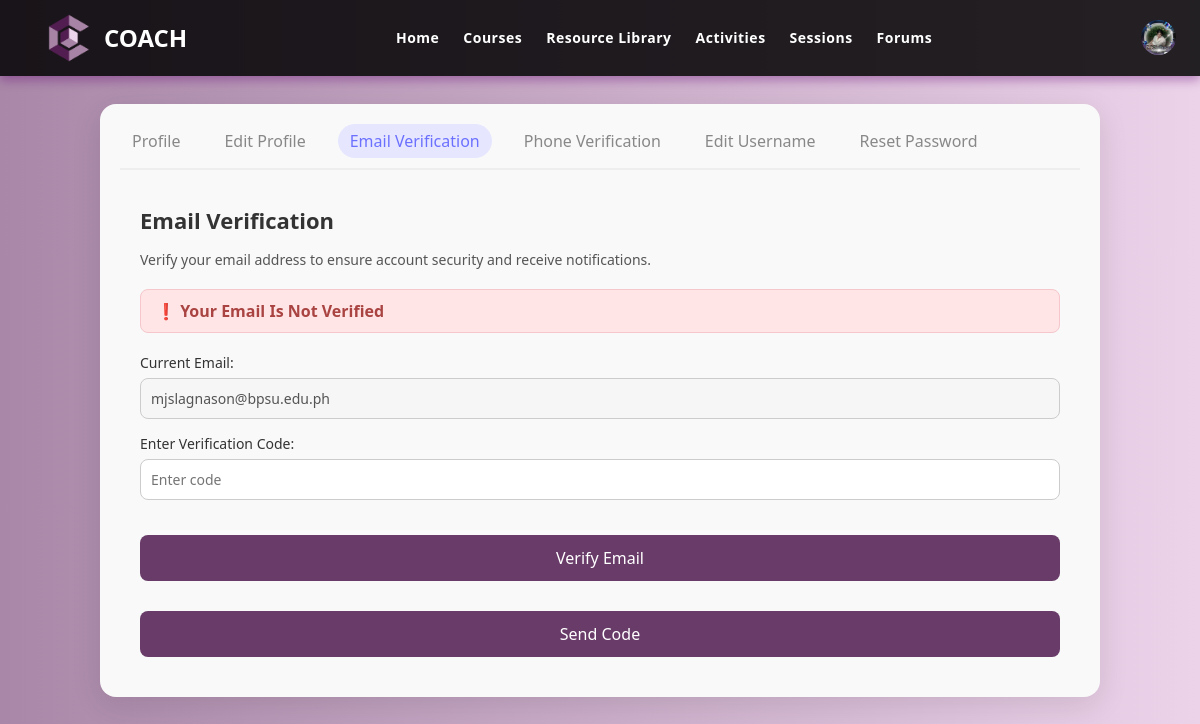
Screenshot of /mentee/verify-email.php (signed in) with the database file from the repository.
### tables this page shows
CREATE TABLE `users` (
  `user_id` int(11) NOT NULL,
  `username` varchar(70) NOT NULL,
  `password` varchar(255) NOT NULL,
  `user_type` enum('Mentee','Mentor','Admin','Super Admin') NOT NULL,
  `first_name` varchar(100) DEFAULT NULL,
  `last_name` varchar(100) DEFAULT NULL,
  `email` varchar(80) NOT NULL,
  `icon` varchar(200) DEFAULT NULL,
  `dob` date DEFAULT NULL,
  `gender` varchar(30) DEFAULT NULL,
  `contact_number` varchar(100) DEFAULT NULL,
  `mentored_before` varchar(20) DEFAULT NULL,
  `mentoring_experience` text DEFAULT NULL,
  `area_of_expertise` varchar(100) DEFAULT NULL,
  `resume` varchar(200) DEFAULT NULL,
  `certificates` varchar(200) DEFAULT NULL,
  `assessment_score` int(20) DEFAULT NULL,
  `status` varchar(60) DEFAULT NULL,
  `reason` text DEFAULT NULL,
  `email_verification` varchar(50) DEFAULT NULL,
  `contact_verification` varchar(50) DEFAULT NULL,
  `full_address` varchar(100) DEFAULT NULL,
  `student` varchar(20) DEFAULT NULL,
  `student_year_level` varchar(30) DEFAULT NULL,
  `occupation` varchar(40) DEFAULT NULL,
  `to_learn` text DEFAULT NULL
);

### mentee/verify-email.php (the view, shortened to what this page needs)
<?php
require '../connection/db_connection.php';
$username = $_SESSION['username'];
$sql = "SELECT first_name, last_name, username, email, email_verification, icon
        FROM users WHERE username = ?";
$stmt = $conn->prepare($sql);
$stmt->bind_param("s", $username);
$stmt->execute();
$result = $stmt->get_result();
if ($result->num_rows > 0) {
    $row = $result->fetch_assoc();
    $email = $row['email'];
    $email_verification = $row['email_verification'];
    $menteeIcon = $row['icon'];
} else {
    echo "User not found.";
    exit();
}
?>
<!DOCTYPE html>
<html lang="en">
<head>
  <link rel="stylesheet" href="css/navbar.css" />
  <link rel="stylesheet" href="css/verify-email.css" />
</head>
<body>
     <section class="background" id="home">
        <nav class="navbar">
          <div class="logo">
            <img src="../uploads/img/LogoCoach.png" alt="Logo">
            <span>COACH</span>
          </div>
          <div class="nav-center">
        <ul class="nav_items" id="nav_links">
          <li><a href="home.php">Home</a></li>
          <li><a href="course.php">Courses</a></li>
          <li><a href="resourcelibrary.php">Resource Library</a></li>
          <li><a href="activities.php">Activities</a></li>
          <li><a href="forum-chat.php">Sessions</a></li>
          <li><a href="group-chat.php">Forums</a></li>
        </ul>
      </div>
          <div class="nav-profile">
  <a href="#" id="profile-icon">
    <?php if (!empty($menteeIcon)): ?>
      <img src="<?php echo htmlspecialchars($menteeIcon); ?>" alt="User Icon" style="width: 35px; height: 35px; border-radius: 50%;">
    <?php else: ?>
      <ion-icon name="person-circle-outline" style="font-size: 35px;"></ion-icon>
    <?php endif; ?>
  </a>
</div>
        </nav>
    </section>
    <main class="profile-container">
    <nav class="tabs">
      <button onclick="window.location.href='profile.php'">Profile</button>
      <button onclick="window.location.href='edit-profile.php'">Edit Profile</button>
      <button class="active" onclick="window.location.href='verify-email.php'">Email Verification</button>
      <button onclick="window.location.href='verify-phone.php'">Phone Verification</button>
      <button onclick="window.location.href='edit-username.php'">Edit Username</button>
      <button onclick="window.location.href='reset-password.php'">Reset Password</button>
    </nav>
    <div class="container">
      <h2>Email Verification</h2>
      <p>Verify your email address to ensure account security and receive notifications.</p>
      <?php if ($email_verification !== 'Active') : ?>
  <div style="background-color: #ffe5e5; color: #a94442; border: 1px solid #f5c6cb; padding: 10px 15px; border-radius: 8px; margin-bottom: 20px;">
    <strong>❗ Your Email Is Not Verified</strong>
  </div>
<?php else : ?>
  <div style="background-color: #d4edda; color: #155724; border: 1px solid #c3e6cb; padding: 10px 15px; border-radius: 8px; margin-bottom: 20px;">
    ✅ Your Email Is Verified
  </div>
<?php endif; ?>
      <form method="POST">
        <label>
          Current Email:
          <input type="email" style="text-transform: none" value="<?php echo htmlspecialchars($email); ?>" disabled>
        </label>
        <label>
          Enter Verification Code:
          <input type="text" name="code" placeholder="Enter code" required>
        </label>
        <button type="submit" name="verify_code">Verify Email</button>
      </form>
      <form method="POST" class="code-buttons">
        <button type="submit" name="send_code" id="sendBtn">Send Code</button>
      </form>
    </div>
  </main>
</body>
</html>

### mentee/css/navbar.css (style rules this page uses)
* { box-sizing: border-box; margin: 0; padding: 0; text-transform: capitalize; }
body { color: #260037; font-family: "Merriweather", serif; }
.navbar { width: 100%; padding: 0.8rem 1.5rem; display: flex; justify-content: space-between; align-items: center; position: fixed; top: 0; z-index: 10; background-color: rgba(0, 0, 0, 0.85); font-family: "Ubuntu", sans-serif; box-shadow: 0 4px 10px rgba(101, 5, 116, 0.4); }
.logo { font-size: 1.5em; font-weight: 600; color: #ffffff; display: flex; align-items: center; margin-left: 20px; }
.logo img { width: 50px; margin-right: 10px; }
.nav-center { flex-grow: 1; display: flex; justify-content: center; }
.nav_items { display: flex; justify-content: center; align-items: center; gap: 1.5rem; }
.nav_items li { list-style: none; }
.nav_items li a { text-decoration: none; font-size: 14px; font-weight: 600; color: #ffffff; letter-spacing: 0.5px; transition: 0.3s; }
.nav_items li a::after { content: ''; width: 0; height: 2px; background-color: #64009e; display: block; margin: auto; transition: 0.5s; }
.nav-profile a { color: white; font-size: 30px; display: flex; align-items: center; }

### mentee/css/verify-email.css (style rules this page uses)
* { margin: 0; padding: 0; box-sizing: border-box; font-family: "Segoe UI", Tahoma, Geneva, Verdana, sans-serif; text-transform: none; }
body { background: linear-gradient(to right, #A987A8, #ECD3EA); color: #333; min-height: 100vh; overflow: hidden; display: flex; align-items: center; justify-content: center; }
.profile-container { background-color: #f9f9f9; margin: 20px auto; width: 90%; max-width: 1000px; border-radius: 16px; padding: 20px; box-shadow: 0 8px 30px rgba(0, 0, 0, 0.1); }
.tabs { display: flex; gap: 20px; padding-bottom: 10px; border-bottom: 2px solid #eee; margin-bottom: 15px; flex-wrap: wrap; }
.tabs button { background: none; border: none; font-size: 16px; color: #888; cursor: pointer; padding: 6px 12px; border-radius: 20px; transition: 0.3s; }
.tabs button.active, .tabs button:hover { color: #6c70ff; background-color: #e6e7ff; }
.container { padding: 20px; }
.container h2 { font-size: 22px; margin-bottom: 15px; }
.container p { margin-bottom: 20px; font-size: 14px; color: #555; }
form label { display: block; margin-bottom: 15px; font-size: 14px; }
form input { width: 100%; padding: 10px; margin-top: 6px; border: 1px solid #ccc; border-radius: 8px; font-size: 14px; }
button[type="submit"] { margin-top: 20px; background: #693B69; color: white; padding: 12px; border: none; border-radius: 8px; font-size: 16px; cursor: pointer; width: 100%; }
.code-buttons { display: flex; justify-content: space-between; margin-top: 20px; }
.active { background-color: green; color: white; }
.code-buttons { display: flex; gap: 10px; margin-top: 10px; }

### rows the page displays
users: icon (picture), email "mjslagnason@bpsu.edu.ph"
